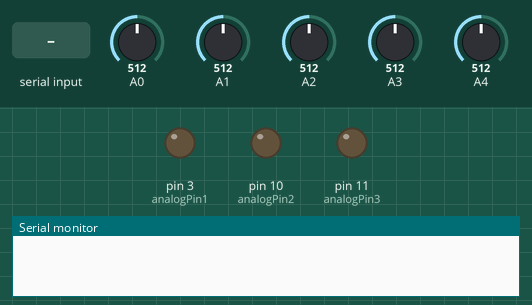
This sketch was run on a simulated Arduino Uno, built with avr-gcc and run on an emulated ATmega328P. Parts: output pins drawn as LEDs (lit = HIGH), the last lines printed to the serial monitor. The inputs (shaded band) are chosen by the test bench; at power-on: A0 = 512, A1 = 512, A2 = 512, A3 = 512, A4 = 512.

Above: at 1.2 s.
1.3 s: "90,45,200\n" received over Serial
At 2.3 s:
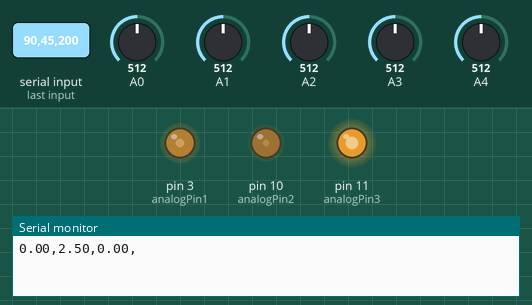
2.8 s: "30,150,10\n" received over Serial
At 3.5 s:
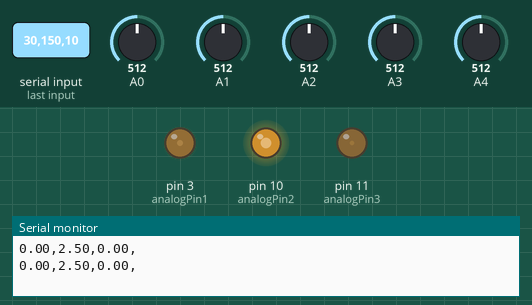
4.3 s: "90,45\n" received over Serial
At 5.5 s:
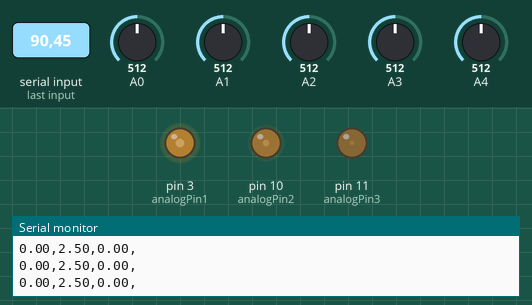
5.8 s: "5\n" received over Serial
At 6.6 s:
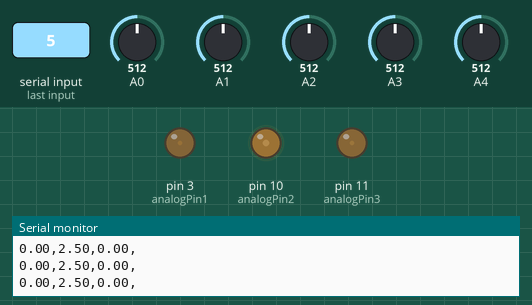
7.3 s: "200\n" received over Serial
At 7.8 s:
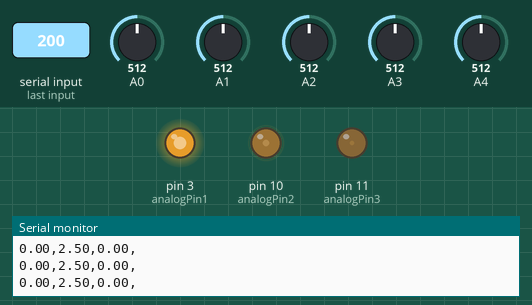
8.8 s: "1,90\n" received over Serial
At 10.2 s:
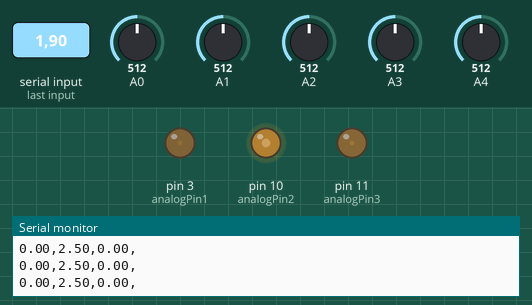
Timing chart, 0 to 11.3 s (numbered marks = the images above; inputs shaded):
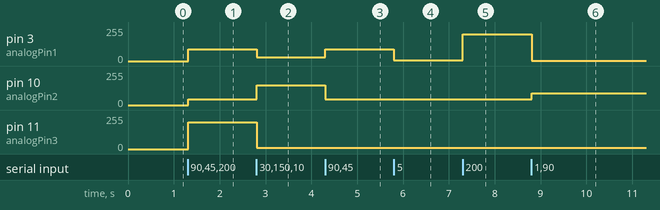

Measured:
- after the input at 1.3 s, pin 3 (analogPin1): 0/255 → 90/255 at once; pin 10 (analogPin2): 0/255 → 45/255 at once; pin 11 (analogPin3): 0/255 → 200/255 at once
- after the input at 2.8 s, pin 3 (analogPin1): 90/255 → 30/255 at once; pin 10 (analogPin2): 45/255 → 150/255 at once; pin 11 (analogPin3): 200/255 → 10/255 at once
- after the input at 4.3 s, pin 3 (analogPin1): 30/255 → 90/255 at once; pin 10 (analogPin2): 150/255 → 45/255 at once
- after the input at 5.8 s, pin 3 (analogPin1): 90/255 → 5/255 at once
- after the input at 7.3 s, pin 3 (analogPin1): 5/255 → 200/255 at once
- after the input at 8.8 s, pin 3 (analogPin1): 200/255 → 1/255 at once; pin 10 (analogPin2): 45/255 → 90/255 at once

The sketch:

CHEN_5300_arduino_control_script.ino
```cpp
// Analog pins use on UNO board
int analogPin1 = 3;
int analogPin2 = 10;
int analogPin3 = 11;
//int analogPin4 = 6;

// Variable setup
int data = 0;
String userInput;
float values[3];
int v_out[3];
int vi[5];
char *ptr;

// Setup serial port
void setup(){

  Serial.begin(9600);
  pinMode(analogPin1,OUTPUT);
  pinMode(analogPin2,OUTPUT);
  pinMode(analogPin3,OUTPUT);
  //pinMode(analogPin4,OUTPUT);

}

// While port is active, read and write voltage data
void loop(){
if(Serial.available() > 0){

      // Read Python input
      userInput = Serial.readStringUntil('\n');

      // Turn string into C character array
      char charBuf[userInput.length() + 1];
      userInput.toCharArray(charBuf, userInput.length() + 1);

      // Separate string array into floats
      ptr = strtok(charBuf, ","); // Split at the comma
      int i = 0;
      while (ptr != NULL && i < 3) {
        values[i] = atof(ptr); // Convert string token to float
        ptr = strtok(NULL, ",");
        i++;
      }

      // Write Python voltage inputs to respective pins
      analogWrite(analogPin1,(int)values[0]);
      analogWrite(analogPin2,(int)values[1]);
      analogWrite(analogPin3,(int)values[2]);
      //analogWrite(analogPin4,(int)values[3]);

      // Read voltage outputs
      vi[4] = analogRead(A0);
      vi[2] = analogRead(A3);
      vi[0] = analogRead(A1);
      vi[1] = analogRead(A2);
      vi[3] = analogRead(A4);

      // Voltage across selected components
      v_out[0] = vi[4] - vi[2];
      v_out[1] = vi[0];
      v_out[2] = vi[1] - vi[3];

      // Print voltage values to serial back to Python
      for (int i = 0; i < 3; i++) {
        Serial.print(v_out[i]*(5.0/1023.0)); // Convert bits to voltage
        Serial.print(","); // Add space between values
      }
      Serial.print("\n"); // Move to next line after printing array

  } // Serial.available
} // Void Loop
```
